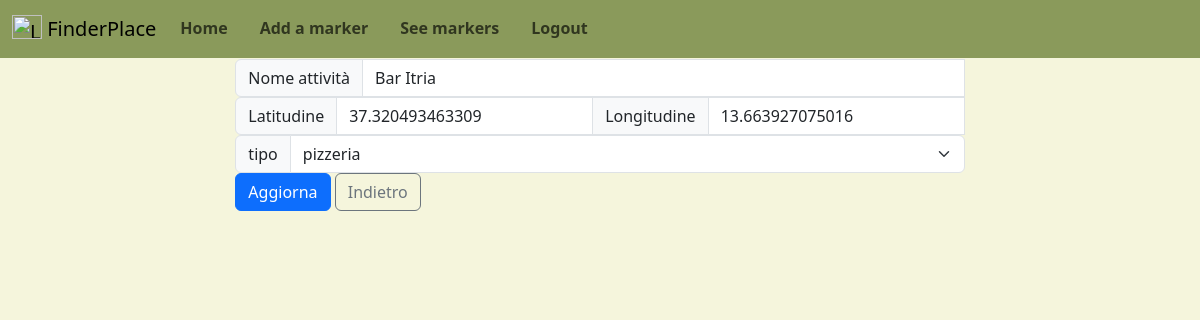
The app's page /update_crud.php?id=1 (signed in) with its own data.
### tables this page shows
CREATE TABLE `locations` (
  `id` int(255) NOT NULL,
  `nome` varchar(255) NOT NULL,
  `tipo` int(255) NOT NULL,
  `descrizione` varchar(30) NOT NULL DEFAULT 'pizzeria',
  `lat` double DEFAULT NULL,
  `lon` double DEFAULT NULL
);

### update_crud.php (the view, shortened to what this page needs)
<?php
require_once "com.php";
$conn = getdb();
function displayForm($conn, $id)
{
    $sql = "SELECT * FROM locations WHERE id = ?";
    $stmt = $conn->prepare($sql);
    $stmt->bind_param("i", $id);
    $stmt->execute();
    $result = $stmt->get_result();
    $row = $result->fetch_assoc();
    $sqlTipo = "SELECT DISTINCT tipo, id FROM tipologia";
    $resultTipo = mysqli_query($conn, $sqlTipo);
    if ($row) {
        echo
            "<table align=\"center\">
        <tr>
            <td>
        <form id=\"upt\" action='' method='post'>
            <input type='hidden' name='id' value='" . htmlspecialchars($row['id']) . "'>
            <div class=\"input-group flex-nowrap\">
            <span class=\"input-group-text\" id=\"addon-wrapping\">Nome attività</span>
            <input type=\"text\" name=\"nome\" class=\"form-control\" aria-describedby=\"addon-wrapping\"  value='" . htmlspecialchars($row['nome']) . "'><br>
        </div>
            <div class='input-group'>
                <span class='input-group-text'>Latitudine</span>
                <input type='text' name='lat' class='form-control' aria-describedby='addon-wrapping'  value='" . htmlspecialchars($row['lat']) . "'><br>
                <span class='input-group-text'>Longitudine</span>
                <input type='text' name='lon' class='form-control' aria-describedby='addon-wrapping'  value='" . htmlspecialchars($row['lon']) . "'><br>
            </div>
            <div class='input-group flex-nowrap'>
                <span class='input-group-text' id='addon-wrapping'>tipo</span>
                <select id='tipo' name='tipo' class='form-select' aria-label='Default select example'>";
        while ($TipoRow = mysqli_fetch_assoc($resultTipo)) {
            echo "<option value='" . htmlspecialchars($TipoRow["tipo"]) . "'>" . htmlspecialchars($TipoRow["tipo"]) . "</option>";
        }
        echo "</select>
            </div>
            <div id=\"pre_btt\">
            <input class=\"btn btn-primary\" type=\"submit\" name=\"submit\" value=\"Aggiorna\">
            <a href=\"index.php\"><button type=\"button\"
                    class=\"btn btn-outline-secondary\">Indietro</button></a>
        </div>
          </form>
          </td>
          </tr>
      </table>";
    } else {
        echo "No record found.";
    }
}
if ($_SERVER["REQUEST_METHOD"] == "POST") {
    updateRecord($conn);
} else if (isset($_GET['id'])) {
    displayForm($conn, $_GET['id']);
}
?>

### records on screen
locations: nome "Bar Itria", lat "37.320493463309", lon "13.663927075016"

### other values on screen
form field tipo "pizzeria"
